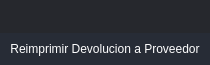
       <widget class="QFrame" name="frame_top">
        <property name="minimumSize">
         <size>
          <width>0</width>
          <height>65</height>
         </size>
        </property>
        <property name="maximumSize">
         <size>
          <width>16777215</width>
          <height>65</height>
         </size>
        </property>
        <property name="styleSheet">
         <string notr="true">background-color: transparent;</string>
        </property>
        <property name="frameShape">
         <enum>QFrame::NoFrame</enum>
        </property>
        <property name="frameShadow">
         <enum>QFrame::Raised</enum>
        </property>
        <layout class="QHBoxLayout" name="horizontalLayout_3">
         <property name="spacing">
          <number>0</number>
         </property>
         <property name="leftMargin">
          <number>0</number>
         </property>
         <property name="topMargin">
          <number>0</number>
         </property>
         <property name="rightMargin">
          <number>0</number>
         </property>
         <property name="bottomMargin">
          <number>0</number>
         </property>
         <item>
          <widget class="QFrame" name="frame_toggle">
           <property name="maximumSize">
            <size>
             <width>70</width>
             <height>16777215</height>
            </size>
           </property>
           <property name="styleSheet">
            <string notr="true">background-color: rgb(27, 29, 35);</string>
           </property>
           <property name="frameShape">
            <enum>QFrame::NoFrame</enum>
           </property>
           <property name="frameShadow">
            <enum>QFrame::Raised</enum>
           </property>
           <layout class="QVBoxLayout" name="verticalLayout_3">
            <property name="spacing">
             <number>0</number>
            </property>
            <property name="leftMargin">
             <number>0</number>
            </property>
            <property name="topMargin">
             <number>0</number>
            </property>
            <property name="rightMargin">
             <number>0</number>
            </property>
            <property name="bottomMargin">
             <number>0</number>
            </property>
           </layout>
          </widget>
         </item>
         <item>
          <widget class="QFrame" name="frame_top_right">
           <property name="styleSheet">
            <string notr="true">background: transparent;</string>
           </property>
           <property name="frameShape">
            <enum>QFrame::NoFrame</enum>
           </property>
           <property name="frameShadow">
            <enum>QFrame::Raised</enum>
           </property>
           <layout class="QVBoxLayout" name="verticalLayout_2">
            <property name="spacing">
             <number>0</number>
            </property>
            <property name="leftMargin">
             <number>0</number>
            </property>
            <property name="topMargin">
             <number>0</number>
            </property>
            <property name="rightMargin">
             <number>0</number>
            </property>
            <property name="bottomMargin">
             <number>0</number>
            </property>
            <item>
             <widget class="QFrame" name="frame_top_btns">
              <property name="maximumSize">
               <size>
                <width>16777215</width>
                <height>42</height>
               </size>
              </property>
              <property name="styleSheet">
               <string notr="true">background-color: rgba(27, 29, 35, 200)</string>
              </property>
              <property name="frameShape">
               <enum>QFrame::NoFrame</enum>
              </property>
              <property name="frameShadow">
               <enum>QFrame::Raised</enum>
              </property>
              <layout class="QHBoxLayout" name="horizontalLayout_4">
               <property name="spacing">
                <number>0</number>
               </property>
               <property name="leftMargin">
                <number>0</number>
               </property>
               <property name="topMargin">
                <number>0</number>
               </property>
               <property name="rightMargin">
                <number>0</number>
               </property>
               <property name="bottomMargin">
                <number>0</number>
               </property>
               <item>
                <widget class="QFrame" name="frame_label_top_btns">
                 <property name="sizePolicy">
                  <sizepolicy hsizetype="Expanding" vsizetype="Preferred">
                   <horstretch>0</horstretch>
                   <verstretch>0</verstretch>
                  </sizepolicy>
                 </property>
                 <property name="frameShape">
                  <enum>QFrame::NoFrame</enum>
                 </property>
                 <property name="frameShadow">
                  <enum>QFrame::Raised</enum>
                 </property>
                 <layout class="QHBoxLayout" name="horizontalLayout_10">
                  <property name="spacing">
                   <number>0</number>
                  </property>
                  <property name="leftMargin">
                   <number>5</number>
                  </property>
                  <property name="topMargin">
                   <number>0</number>
                  </property>
                  <property name="rightMargin">
                   <number>10</number>
                  </property>
                  <property name="bottomMargin">
                   <number>0</number>
                  </property>
                 </layout>
                </widget>
               </item>
               <item alignment="Qt::AlignRight">
                <widget class="QFrame" name="frame_btns_right">
                 <property name="sizePolicy">
                  <sizepolicy hsizetype="Expanding" vsizetype="Preferred">
                   <horstretch>0</horstretch>
                   <verstretch>0</verstretch>
                  </sizepolicy>
                 </property>
                 <property name="maximumSize">
                  <size>
                   <width>120</width>
                   <height>16777215</height>
                  </size>
                 </property>
                 <property name="frameShape">
                  <enum>QFrame::NoFrame</enum>
                 </property>
                 <property name="frameShadow">
                  <enum>QFrame::Raised</enum>
                 </property>
                 <layout class="QHBoxLayout" name="horizontalLayout_5">
                  <property name="spacing">
                   <number>0</number>
                  </property>
                  <property name="leftMargin">
                   <number>0</number>
                  </property>
                  <property name="topMargin">
                   <number>0</number>
                  </property>
                  <property name="rightMargin">
                   <number>0</number>
                  </property>
                  <property name="bottomMargin">
                   <number>0</number>
                  </property>
                 </layout>
                </widget>
               </item>
              </layout>
             </widget>
            </item>
            <item>
             <widget class="QFrame" name="frame_top_info">
              <property name="maximumSize">
               <size>
                <width>16777215</width>
                <height>65</height>
               </size>
              </property>
              <property name="styleSheet">
               <string notr="true">background-color: rgb(39, 44, 54);</string>
              </property>
              <property name="frameShape">
               <enum>QFrame::NoFrame</enum>
              </property>
              <property name="frameShadow">
               <enum>QFrame::Raised</enum>
              </property>
              <layout class="QHBoxLayout" name="horizontalLayout_8">
               <property name="spacing">
                <number>0</number>
               </property>
               <property name="leftMargin">
                <number>10</number>
               </property>
               <property name="topMargin">
                <number>0</number>
               </property>
               <property name="rightMargin">
                <number>10</number>
               </property>
               <property name="bottomMargin">
                <number>0</number>
               </property>
               <item>
                <widget class="QLabel" name="label">
                 <property name="styleSheet">
                  <string notr="true">font: 75 16pt &quot;MS Shell Dlg 2&quot;;
color: rgb(255, 255, 255);</string>
                 </property>
                 <property name="text">
                  <string>Reimprimir Devolucion a Proveedor</string>
                 </property>
                 <property name="alignment">
                  <set>Qt::AlignCenter</set>
                 </property>
                </widget>
               </item>
              </layout>
             </widget>
            </item>
           </layout>
          </widget>
         </item>
        </layout>
       </widget>
